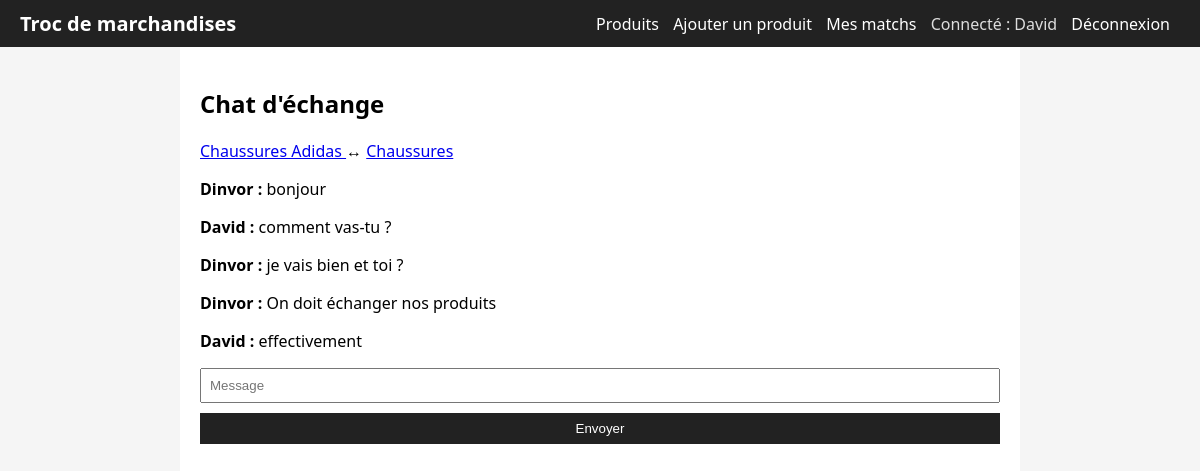
The page /chat/1 (signed in) on the database its author committed.
### tables this page shows
CREATE TABLE users (
            id INTEGER PRIMARY KEY AUTOINCREMENT,
            name TEXT NOT NULL,
            email TEXT UNIQUE NOT NULL,
            password TEXT NOT NULL,
            bio TEXT
        );

CREATE TABLE products (
            id INTEGER PRIMARY KEY AUTOINCREMENT,
            user_id INTEGER NOT NULL,
            title TEXT NOT NULL,
            description TEXT,
            image TEXT,
            status TEXT DEFAULT 'disponible',
            FOREIGN KEY(user_id) REFERENCES users(id)
        );

CREATE TABLE messages (
            id INTEGER PRIMARY KEY AUTOINCREMENT,
            match_id INTEGER NOT NULL,
            sender_id INTEGER NOT NULL,
            content TEXT NOT NULL,
            created_at DATETIME DEFAULT CURRENT_TIMESTAMP,
            FOREIGN KEY(match_id) REFERENCES matches(id),
            FOREIGN KEY(sender_id) REFERENCES users(id)
        );

### chat/routes.py (the view)
@chat_bp.route("/chat/<int:match_id>")
def chat(match_id):
    user = current_user()
    if not user:
        return redirect(url_for("auth.login"))
    conn = get_db()
    c = conn.cursor()
    c.execute("SELECT * FROM matches WHERE id=?", (match_id,))
    match = c.fetchone()
    if not match:
        conn.close()
        flash("Match introuvable.")
        return redirect(url_for("matching.matches"))
    c.execute("SELECT * FROM products WHERE id=?", (match["product_a_id"],))
    product_a = c.fetchone()
    c.execute("SELECT * FROM products WHERE id=?", (match["product_b_id"],))
    product_b = c.fetchone()
    if user["id"] not in (product_a["user_id"], product_b["user_id"]):
        conn.close()
        flash("Tu n'as pas accès à ce chat.")
        return redirect(url_for("matching.matches"))
    c.execute("""
        SELECT m.*, u.name AS sender_name
        FROM messages m
        JOIN users u ON m.sender_id = u.id
        WHERE match_id=?
        ORDER BY m.created_at ASC
    """, (match_id,))
    messages = c.fetchall()
    conn.close()
    return render_template(
        "chat.html",
        match=match,
        product_a=product_a,
        product_b=product_b,
        messages=messages,
        user=user
    )

### app.py (called while the page is built)
def get_db():
    conn = sqlite3.connect("troc.db")
    conn.row_factory = sqlite3.Row
    return conn

def current_user():
    if "user_id" in session:
        conn = get_db()
        c = conn.cursor()
        c.execute("SELECT * FROM users WHERE id=?", (session["user_id"],))
        u = c.fetchone()
        conn.close()
        return u
    return None

def create_app():
    app = Flask(__name__)
    app.config["SECRET_KEY"] = "dev-secret-key"
    from auth.routes import auth_bp
    from products.routes import products_bp
    from matching.routes import matching_bp
    from chat.routes import chat_bp
    from api.routes import api_bp
    app.register_blueprint(auth_bp)
    app.register_blueprint(products_bp)
    app.register_blueprint(matching_bp)
    app.register_blueprint(chat_bp)
    app.register_blueprint(api_bp)
    @app.context_processor
    def inject_user():
        return {"user": current_user()}
    @app.route("/")
    def index():
        return render_template("products.html", products=[], user=current_user())
    socketio.init_app(app)
    return app

### chat/routes.py (called while the page is built)
def get_db():
    conn = sqlite3.connect("troc.db")
    conn.row_factory = sqlite3.Row
    return conn

def current_user():
    if "user_id" in session:
        conn = get_db()
        c = conn.cursor()
        c.execute("SELECT * FROM users WHERE id=?", (session["user_id"],))
        u = c.fetchone()
        conn.close()
        return u
    return None

### templates/chat.html (shortened to what this page needs)
{% extends "base.html" %}
{% block content %}
<h2>Chat d'échange</h2>
<p>
    <a href="{{ url_for('products.product_detail', product_id=product_a['id']) }}">
        {{ product_a['title'] }}
    </a>
    ↔
    <a href="{{ url_for('products.product_detail', product_id=product_b['id']) }}">
        {{ product_b['title'] }}
    </a>
</p>
<div id="messages">
    {% for msg in messages %}
        <p><strong>{{ msg['sender_name'] }} :</strong> {{ msg['content'] }}</p>
    {% endfor %}
</div>
<input id="msg" placeholder="Message">
<button onclick="sendMessage()">Envoyer</button>
{% endblock %}

### templates/base.html (shortened to what this page needs)
<!DOCTYPE html>
<html lang="fr">
<head>
    <link rel="stylesheet" href="{{ url_for('static', filename='style.css') }}">
</head>
<body>
<header>
    <h1>Troc de marchandises</h1>
    <nav>
        <a href="{{ url_for('products.products') }}">Produits</a>
        {% if user %}
            <a href="{{ url_for('products.product_add') }}">Ajouter un produit</a>
            <a href="{{ url_for('matching.matches') }}">Mes matchs</a>
            <span class="user">Connecté : {{ user['name'] }}</span>
            <a href="{{ url_for('auth.logout') }}">Déconnexion</a>
        {% else %}
            <a href="{{ url_for('auth.login') }}">Connexion</a>
            <a href="{{ url_for('auth.register') }}">Inscription</a>
        {% endif %}
    </nav>
</header>
<main>
    {% block content %}{% endblock %}
</main>
</body>
</html>

### static/style.css (style rules this page uses)
body { font-family: system-ui, sans-serif; margin: 0; padding: 0; background: #f5f5f5; }
header { background: #222; color: #fff; padding: 10px 20px; display: flex; align-items: center; justify-content: space-between; }
header h1 { margin: 0; font-size: 20px; }
nav a { color: #fff; margin-right: 10px; text-decoration: none; }
nav .user { color: #ddd; margin-right: 10px; }
main { padding: 20px; max-width: 800px; margin: 0 auto; background: #fff; min-height: calc(100vh - 60px); }
input, textarea, select, button { display: block; width: 100%; margin: 5px 0 10px 0; padding: 8px; box-sizing: border-box; }
button { background: #222; color: #fff; border: none; cursor: pointer; }

### rows shown on the page
users: name "David"
products: title "Chaussures Adidas"
products: title "Chaussures"
messages: sender_name "Dinvor", content "bonjour"
messages: sender_name "David", content "comment vas-tu ?"
messages: sender_name "Dinvor", content "je vais bien et toi ?"
messages: sender_name "Dinvor", content "On doit échanger nos produits"
messages: sender_name "David", content "effectivement"
